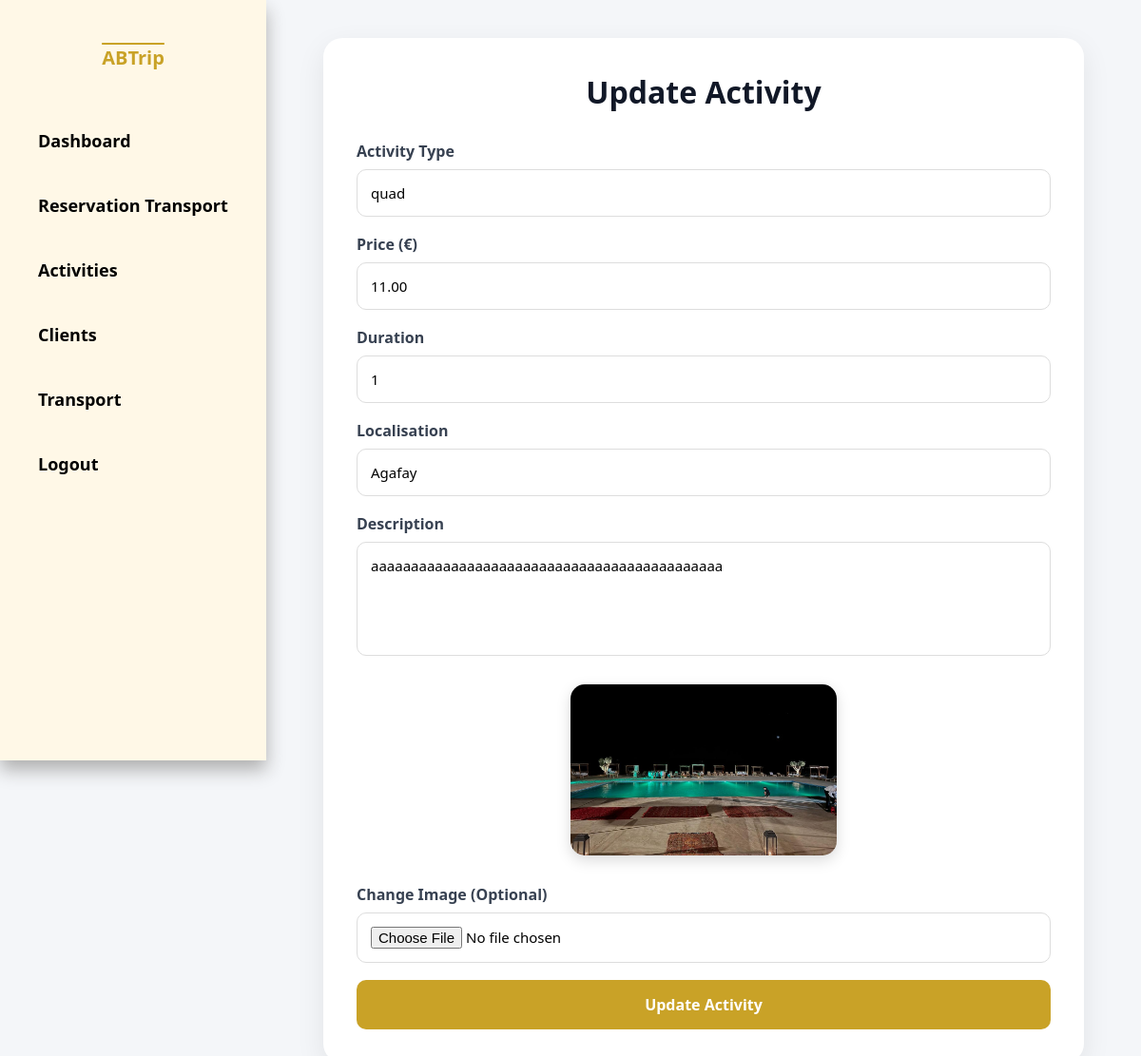
/Dashboard/edit_activite.php?id=10, run on the app's committed database.
### tables this page shows
CREATE TABLE `activity` (
  `id_activite` int(11) NOT NULL,
  `type_activite` varchar(100) NOT NULL,
  `prix` decimal(10,2) DEFAULT NULL,
  `duree` varchar(50) DEFAULT NULL,
  `description` text DEFAULT NULL,
  `image` varchar(255) DEFAULT NULL,
  `Localisation` varchar(100) DEFAULT NULL
);

### Dashboard/edit_activite.php (the view, shortened to what this page needs)
<?php
include_once("connexion.php");
$id = $_GET['id'];
$stmt = $pdo->prepare("SELECT * FROM activity WHERE id_activite=?");
$stmt->execute([$id]);
$activity = $stmt->fetch(PDO::FETCH_ASSOC);
?>
<!DOCTYPE html>
<html lang="en">
<head>
</head>
<body>
<?php include_once("sidebar.php"); ?>
<div class="container">
<form method="POST" enctype="multipart/form-data" class="activity-form">
    <h1>Update Activity</h1>
    <div class="form-group">
        <label>Activity Type</label>
        <input type="text"
               name="type_activite"
               class="form-control"
               value="<?php echo $activity['type_activite']; ?>"
               required>
    </div>
    <div class="form-group">
        <label>Price (€)</label>
        <input type="number"
               step="0.01"
               name="prix"
               class="form-control"
               value="<?php echo $activity['prix']; ?>"
               required>
    </div>
    <div class="form-group">
        <label>Duration</label>
        <input type="text"
               name="duree"
               class="form-control"
               value="<?php echo $activity['duree']; ?>"
               required>
    </div>
    <div class="form-group">
        <label>Localisation</label>
        <input type="text"
               name="Localisation"
               class="form-control"
               value="<?php echo $activity['Localisation']; ?>"
               required>
    </div>
    <div class="form-group">
        <label>Description</label>
        <textarea name="description"
                  class="form-control"
                  required><?php echo $activity['description']; ?></textarea>
    </div>
    <div class="image-preview">
        <img src="../uploads/<?php echo $activity['image']; ?>" alt="">
    </div>
    <div class="form-group">
        <label>Change Image (Optional)</label>
        <input type="file"
               name="image"
               class="form-control"
               accept="image/*">
    </div>
    <button type="submit" name="update" class="btn-update">
        Update Activity
    </button>
</form>
</div>
</body>
</html>

### assets/css/sidebar.css (style rules this page uses)
.container { margin-left:280px; padding:40px; width:calc(100% - 280px); transition:0.3s; }

### Dashboard/edit_activite.php (style rules this page uses)
* { margin:0; padding:0; box-sizing:border-box; font-family:'Segoe UI',sans-serif; }
body { background:#f4f6f9; }
.container { min-height:100vh; display:flex; justify-content:center; align-items:center; padding:40px; }
.activity-form { width:100%; max-width:800px; background:#fff; padding:35px; border-radius:20px; box-shadow:0 10px 30px rgba(0,0,0,.08); }
.activity-form h1 { text-align:center; margin-bottom:30px; color:#111827; }
.form-group { margin-bottom:18px; }
.form-group label { display:block; margin-bottom:8px; font-weight:600; color:#374151; }
.form-control { width:100%; padding:14px; border:1px solid #ddd; border-radius:10px; font-size:15px; }
textarea.form-control { min-height:120px; resize:none; }
.image-preview { text-align:center; margin:25px 0; }
.image-preview img { width:280px; height:180px; object-fit:cover; border-radius:15px; box-shadow:0 5px 15px rgba(0,0,0,.15); }
.btn-update { width:100%; padding:15px; border:none; border-radius:10px; background:#C9A227; color:white; font-size:16px; font-weight:700; cursor:pointer; transition:.3s; }

### data on the page
activity: type_activite "quad", prix "11.00", duree "1", Localisation "Agafay", description "aaaaaaaaaaaaaaaaaaaaaaaaaaaaaaaaaaaaaaaaaaaa", image (picture)
